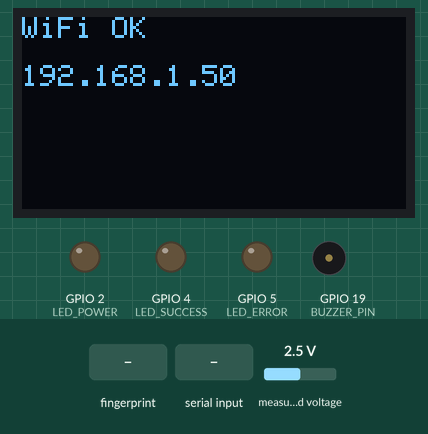
Simulated run of this sketch. Board: ESP32. Shown: 128×64 one-colour display, output pins drawn as LEDs (lit = HIGH), buzzer (waves = sounding, pin HIGH). Inputs (shaded band) come from the test bench; at power-on: measured voltage 2.5 V. WiFi joins after 1.5 s; servers stay silent unless stated; uploads are accepted with an empty reply; what the sketch prints to the serial monitor is not drawn.

Above: at 2.7 s.
At 6.2 s:
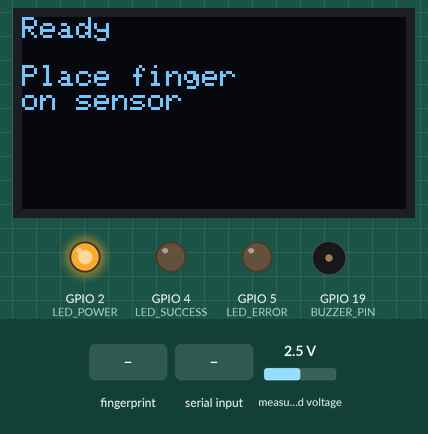
6.3 s: finger stored as number 1 placed on the sensor
At 8.5 s:
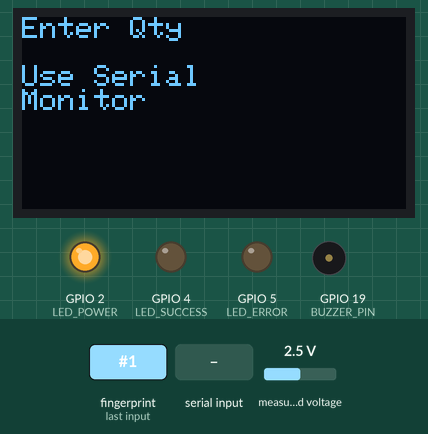
9.1 s: "90,45\n" received over Serial
At 10.4 s:
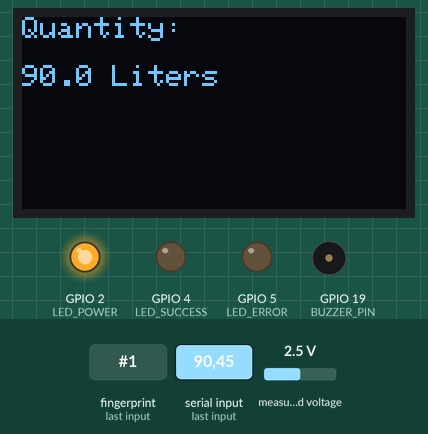
Timing chart, 0 to 15.6 s (numbered marks = the images above; inputs shaded):
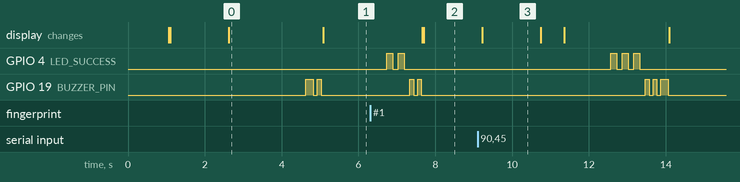

Measured:
- after the input at 6.3 s, GPIO 4 (LED_SUCCESS): alternates HIGH for 0.15 s and LOW for 0.15 s, 4 changes in all, then stays LOW, starting after 0.44 s; GPIO 19 (BUZZER_PIN): alternates HIGH for 0.10 s and LOW for 0.10 s, 4 changes in all, then stays LOW, starting after 1.0 s; the display: first changes after 1.4 s (image 2 shows a later state)
- after the input at 9.1 s, GPIO 4 (LED_SUCCESS): alternates HIGH for 0.15 s and LOW for 0.15 s, 6 changes in all, then stays LOW, starting after 3.5 s; GPIO 19 (BUZZER_PIN): goes HIGH 0.10 s, LOW 0.10 s, HIGH 0.10 s, LOW 0.10 s, HIGH 0.20 s, then LOW, starting after 4.4 s; the display: changes after 0.12 s (image 3)
- what the display in image 0 shows lasts 2.5 s, from 2.6 s to 5.1 s
- what the display in image 3 shows lasts 1.5 s, from 9.2 s to 10.7 s

The sketch:

milk_device.ino
```cpp
/*
 * MILK TRACEABILITY IoT DEVICE - ESP32 FIRMWARE
 *
 * Features:
 * - R307 Fingerprint authentication
 * - ADS1115 16-bit ADC for fat percentage measurement (4-rod conductivity)
 * - I2C OLED display for user feedback
 * - WiFi connectivity to Firebase Cloud Function
 * - Real-time data logging
 *
 * Hardware:
 * - ESP32 DevKit V1
 * - R307 Fingerprint Sensor (UART)
 * - ADS1115 16-bit ADC (I2C)
 * - 0.96" OLED Display (I2C, optional)
 * - 4x 316SS rods for conductivity measurement
 * - LEDs and Buzzer for feedback
 *
 * Author: Your Name
 * Date: November 2025
 */

#include <WiFi.h>
#include <HTTPClient.h>
#include <ArduinoJson.h>
#include <Wire.h>
#include <Adafruit_ADS1X15.h>
#include <Adafruit_Fingerprint.h>
#include <Adafruit_SSD1306.h>

// ============================================================================
// CONFIGURATION - UPDATE THESE VALUES
// ============================================================================

// WiFi Credentials
const char* WIFI_SSID = "YOUR_WIFI_SSID";
const char* WIFI_PASSWORD = "YOUR_WIFI_PASSWORD";

// Firebase Cloud Function URL (get this after deploying function)
const char* CLOUD_FUNCTION_URL = "https://us-central1-YOUR-PROJECT.cloudfunctions.net/deviceIngest";
const char* DEVICE_KEY = "your-super-secret-key-here";  // Same as set in Firebase

// Device Configuration
const char* DEVICE_ID = "DEV001";  // Change for each device: DEV001, DEV002, DEV003, DEV004
const char* DEVICE_LOCATION = "Main Gate";

// ============================================================================
// PIN DEFINITIONS
// ============================================================================

#define I2C_SDA 21
#define I2C_SCL 22

#define FP_RX 16  // Connect to R307 TX (yellow wire)
#define FP_TX 17  // Connect to R307 RX (white wire)

#define LED_POWER 2   // Blue LED - Power indicator
#define LED_SUCCESS 4 // Green LED - Success
#define LED_ERROR 5   // Red LED - Error

#define BUZZER_PIN 19
#define BUTTON_ENTER 32
#define BUTTON_CANCEL 33

// ============================================================================
// HARDWARE OBJECTS
// ============================================================================

// ADS1115 16-bit ADC for conductivity measurement
Adafruit_ADS1115 ads;

// R307 Fingerprint Sensor
HardwareSerial fpSerial(2);  // Use UART2
Adafruit_Fingerprint finger = Adafruit_Fingerprint(&fpSerial);

// OLED Display (optional - comment out if not using)
#define SCREEN_WIDTH 128
#define SCREEN_HEIGHT 64
#define OLED_RESET -1
Adafruit_SSD1306 display(SCREEN_WIDTH, SCREEN_HEIGHT, &Wire, OLED_RESET);

// ============================================================================
// GLOBAL VARIABLES
// ============================================================================

bool hasDisplay = false;
int lastFingerprintID = -1;
String lastFarmerName = "";
float lastMilkQuantity = 0.0;
float lastFatPercent = 0.0;

// Calibration values for fat percentage (adjust based on testing)
const float FAT_MIN_VOLTAGE = 0.5;   // Voltage at min fat (e.g., water)
const float FAT_MAX_VOLTAGE = 2.5;   // Voltage at max fat (e.g., cream)
const float FAT_MIN_PERCENT = 0.0;
const float FAT_MAX_PERCENT = 15.0;

// ============================================================================
// FUNCTION DECLARATIONS
// ============================================================================

void setupWiFi();
void setupFingerprint();
void setupADS1115();
void setupDisplay();
void setupPins();

int scanFingerprint();
float measureFatContent();
bool sendDataToCloud(String farmerId, String farmerName, float quantity, float fatPercent);

void displayMessage(String line1, String line2 = "", String line3 = "");
void beep(int duration = 100);
void blinkLED(int pin, int times = 1);

void enterQuantity();

// ============================================================================
// SETUP
// ============================================================================

void setup() {
  Serial.begin(115200);
  delay(1000);

  Serial.println("\n\n=================================");
  Serial.println("Milk Traceability IoT Device");
  Serial.println("=================================\n");

  // Initialize I2C
  Wire.begin(I2C_SDA, I2C_SCL);

  // Setup hardware
  setupPins();
  setupDisplay();
  setupFingerprint();
  setupADS1115();
  setupWiFi();

  digitalWrite(LED_POWER, HIGH);  // Power LED on
  beep(200);
  delay(100);
  beep(100);

  displayMessage("System Ready", DEVICE_ID, "Place finger");
  Serial.println("✓ System initialized successfully");
  Serial.println("Waiting for fingerprint scan...\n");
}

// ============================================================================
// MAIN LOOP
// ============================================================================

void loop() {
  // Check WiFi connection
  if (WiFi.status() != WL_CONNECTED) {
    Serial.println("WiFi disconnected! Reconnecting...");
    setupWiFi();
  }

  // 1. Wait for fingerprint scan
  displayMessage("Ready", "Place finger", "on sensor");

  int fingerprintID = scanFingerprint();

  if (fingerprintID > 0) {
    // Fingerprint found
    Serial.printf("✓ Fingerprint ID: %d\n", fingerprintID);
    lastFingerprintID = fingerprintID;

    // Get farmer name (in real system, this would query a database)
    // For now, use FP + ID number
    String farmerId = "FP" + String(fingerprintID, DEC);
    farmerId = farmerId.length() == 3 ? "FP0" + String(fingerprintID) : farmerId;

    // Simulate farmer name lookup (in production, query from Firebase or local storage)
    String farmerName = "Farmer " + String(fingerprintID);
    lastFarmerName = farmerName;

    blinkLED(LED_SUCCESS, 2);
    beep(100);
    delay(100);
    beep(100);

    displayMessage("Welcome!", farmerName, "Enter quantity");
    Serial.printf("✓ Farmer: %s (%s)\n", farmerName.c_str(), farmerId.c_str());

    // 2. Get milk quantity (via Serial for now, or button press)
    enterQuantity();

    // 3. Measure fat content
    displayMessage("Measuring", "Fat content", "Please wait...");
    Serial.println("Measuring fat content...");

    float fatPercent = measureFatContent();
    lastFatPercent = fatPercent;

    Serial.printf("✓ Fat content: %.1f%%\n", fatPercent);
    displayMessage("Fat: " + String(fatPercent, 1) + "%", "Sending data...", "");
    delay(1000);

    // 4. Send data to cloud
    Serial.println("Sending data to cloud...");
    bool success = sendDataToCloud(farmerId, farmerName, lastMilkQuantity, fatPercent);

    if (success) {
      Serial.println("✓ Data sent successfully!");
      blinkLED(LED_SUCCESS, 3);
      beep(100);
      delay(100);
      beep(100);
      delay(100);
      beep(200);

      displayMessage("Success!",
                    String(lastMilkQuantity, 1) + "L recorded",
                    "Fat: " + String(fatPercent, 1) + "%");
      delay(3000);
    } else {
      Serial.println("✗ Failed to send data");
      blinkLED(LED_ERROR, 3);
      beep(500);

      displayMessage("Error!", "Upload failed", "Try again");
      delay(3000);
    }

    // Reset for next farmer
    lastFingerprintID = -1;
    lastFarmerName = "";
    lastMilkQuantity = 0.0;

    Serial.println("\n--- Ready for next farmer ---\n");
  }

  delay(100);
}

// ============================================================================
// SETUP FUNCTIONS
// ============================================================================

void setupPins() {
  pinMode(LED_POWER, OUTPUT);
  pinMode(LED_SUCCESS, OUTPUT);
  pinMode(LED_ERROR, OUTPUT);
  pinMode(BUZZER_PIN, OUTPUT);
  pinMode(BUTTON_ENTER, INPUT_PULLUP);
  pinMode(BUTTON_CANCEL, INPUT_PULLUP);

  digitalWrite(LED_POWER, LOW);
  digitalWrite(LED_SUCCESS, LOW);
  digitalWrite(LED_ERROR, LOW);
  digitalWrite(BUZZER_PIN, LOW);

  Serial.println("✓ Pins configured");
}

void setupWiFi() {
  Serial.printf("Connecting to WiFi: %s\n", WIFI_SSID);
  displayMessage("WiFi", "Connecting...", "");

  WiFi.begin(WIFI_SSID, WIFI_PASSWORD);

  int attempts = 0;
  while (WiFi.status() != WL_CONNECTED && attempts < 20) {
    delay(500);
    Serial.print(".");
    attempts++;
  }

  if (WiFi.status() == WL_CONNECTED) {
    Serial.println("\n✓ WiFi connected");
    Serial.printf("IP Address: %s\n", WiFi.localIP().toString().c_str());
    displayMessage("WiFi OK", WiFi.localIP().toString(), "");
    delay(2000);
  } else {
    Serial.println("\n✗ WiFi connection failed!");
    displayMessage("WiFi Error", "Check settings", "");
    blinkLED(LED_ERROR, 5);
    delay(3000);
  }
}

void setupFingerprint() {
  Serial.println("Initializing fingerprint sensor...");
  fpSerial.begin(57600, SERIAL_8N1, FP_RX, FP_TX);

  if (finger.verifyPassword()) {
    Serial.println("✓ Fingerprint sensor found");
    Serial.printf("Template count: %d\n", finger.templateCount);
  } else {
    Serial.println("✗ Fingerprint sensor not found!");
    Serial.println("Check wiring:");
    Serial.println("  R307 TX (yellow) → ESP32 GPIO16");
    Serial.println("  R307 RX (white)  → ESP32 GPIO17");
    Serial.println("  R307 VCC (red)   → 5V or 3.3V");
    Serial.println("  R307 GND (black) → GND");

    displayMessage("FP Error", "Sensor not", "found!");
    blinkLED(LED_ERROR, 10);
  }
}

void setupADS1115() {
  Serial.println("Initializing ADS1115...");

  if (!ads.begin()) {
    Serial.println("✗ ADS1115 not found! Check wiring:");
    Serial.println("  SDA → GPIO21");
    Serial.println("  SCL → GPIO22");
    Serial.println("  VDD → 5V");
    Serial.println("  GND → GND");

    displayMessage("ADC Error", "Check wiring", "");
    blinkLED(LED_ERROR, 5);
    delay(3000);
  } else {
    Serial.println("✓ ADS1115 initialized");
    // Set gain to +/- 4.096V (1 bit = 0.125mV)
    ads.setGain(GAIN_ONE);
  }
}

void setupDisplay() {
  Serial.println("Initializing display...");

  if (!display.begin(SSD1306_SWITCHCAPVCC, 0x3C)) {
    Serial.println("⚠ OLED display not found (optional)");
    hasDisplay = false;
  } else {
    Serial.println("✓ OLED display initialized");
    hasDisplay = true;
    display.clearDisplay();
    display.setTextSize(1);
    display.setTextColor(SSD1306_WHITE);
    display.setCursor(0, 0);
    display.println("Milk Tracking");
    display.println(DEVICE_ID);
    display.println("");
    display.println("Initializing...");
    display.display();
  }
}

// ============================================================================
// FINGERPRINT FUNCTIONS
// ============================================================================

int scanFingerprint() {
  int result = finger.getImage();

  if (result != FINGERPRINT_OK) {
    return -1;  // No finger detected
  }

  // Convert image to template
  result = finger.image2Tz();
  if (result != FINGERPRINT_OK) {
    Serial.println("✗ Image conversion failed");
    return -1;
  }

  // Search for template
  result = finger.fingerSearch();
  if (result == FINGERPRINT_OK) {
    Serial.printf("Found ID #%d with confidence %d\n", finger.fingerID, finger.confidence);
    return finger.fingerID;
  } else if (result == FINGERPRINT_NOTFOUND) {
    Serial.println("✗ Fingerprint not registered");
    displayMessage("Error!", "Fingerprint", "not found");
    blinkLED(LED_ERROR, 3);
    beep(500);
    delay(2000);
    return -1;
  } else {
    Serial.printf("✗ Search error: %d\n", result);
    return -1;
  }
}

// ============================================================================
// FAT MEASUREMENT FUNCTION
// ============================================================================

float measureFatContent() {
  // Read from ADS1115 channel 0 (connected to voltage divider from conductivity rods)
  int16_t adc0;
  float voltage;
  float fatPercent;

  // Take multiple readings and average
  const int numReadings = 10;
  float sum = 0;

  for (int i = 0; i < numReadings; i++) {
    adc0 = ads.readADC_SingleEnded(0);
    voltage = ads.computeVolts(adc0);
    sum += voltage;
    delay(50);
  }

  voltage = sum / numReadings;

  // Convert voltage to fat percentage using linear mapping
  // This is a simplified model - in production, use calibration curve
  fatPercent = map(voltage * 1000, FAT_MIN_VOLTAGE * 1000, FAT_MAX_VOLTAGE * 1000,
                   FAT_MIN_PERCENT * 10, FAT_MAX_PERCENT * 10) / 10.0;

  // Clamp to valid range
  if (fatPercent < 0) fatPercent = 0;
  if (fatPercent > 15) fatPercent = 15;

  Serial.printf("ADC Voltage: %.3fV → Fat: %.1f%%\n", voltage, fatPercent);

  return fatPercent;
}

// ============================================================================
// QUANTITY INPUT FUNCTION
// ============================================================================

void enterQuantity() {
  Serial.println("\n--- Enter Milk Quantity ---");
  Serial.println("Type quantity in liters and press Enter");
  Serial.print("Quantity (L): ");

  displayMessage("Enter Qty", "Use Serial", "Monitor");

  // Wait for serial input
  while (!Serial.available()) {
    delay(100);
  }

  String input = Serial.readStringUntil('\n');
  input.trim();
  float quantity = input.toFloat();

  if (quantity > 0 && quantity < 1000) {
    lastMilkQuantity = quantity;
    Serial.printf("%.1f L\n", quantity);
    displayMessage("Quantity:", String(quantity, 1) + " Liters", "");
    delay(1500);
  } else {
    Serial.println("Invalid quantity! Using default: 10L");
    lastMilkQuantity = 10.0;
  }
}

// ============================================================================
// CLOUD COMMUNICATION FUNCTION
// ============================================================================

bool sendDataToCloud(String farmerId, String farmerName, float quantity, float fatPercent) {
  if (WiFi.status() != WL_CONNECTED) {
    Serial.println("✗ No WiFi connection");
    return false;
  }

  HTTPClient https;
  https.begin(CLOUD_FUNCTION_URL);
  https.addHeader("Content-Type", "application/json");
  https.addHeader("x-device-key", DEVICE_KEY);
  https.setTimeout(10000);  // 10 second timeout

  // Build JSON payload
  StaticJsonDocument<256> doc;
  doc["farmerId"] = farmerId;
  doc["farmerName"] = farmerName;
  doc["quantity"] = quantity;
  doc["fatContent"] = fatPercent;
  doc["deviceId"] = DEVICE_ID;
  doc["status"] = "Verified";
  doc["timestamp"] = millis();  // Local timestamp (server will use server timestamp)

  String jsonPayload;
  serializeJson(doc, jsonPayload);

  Serial.println("Payload: " + jsonPayload);

  // Send POST request
  int httpResponseCode = https.POST(jsonPayload);

  if (httpResponseCode > 0) {
    String response = https.getString();
    Serial.printf("HTTP Response code: %d\n", httpResponseCode);
    Serial.println("Response: " + response);

    https.end();
    return (httpResponseCode == 200);
  } else {
    Serial.printf("✗ HTTP Error: %s\n", https.errorToString(httpResponseCode).c_str());
    https.end();
    return false;
  }
}

// ============================================================================
// UI HELPER FUNCTIONS
// ============================================================================

void displayMessage(String line1, String line2, String line3) {
  if (!hasDisplay) return;

  display.clearDisplay();
  display.setTextSize(1);
  display.setCursor(0, 0);

  display.println(line1);
  display.println("");
  display.println(line2);
  if (line3.length() > 0) {
    display.println(line3);
  }

  display.display();
}

void beep(int duration) {
  digitalWrite(BUZZER_PIN, HIGH);
  delay(duration);
  digitalWrite(BUZZER_PIN, LOW);
}

void blinkLED(int pin, int times) {
  for (int i = 0; i < times; i++) {
    digitalWrite(pin, HIGH);
    delay(150);
    digitalWrite(pin, LOW);
    delay(150);
  }
}
```
